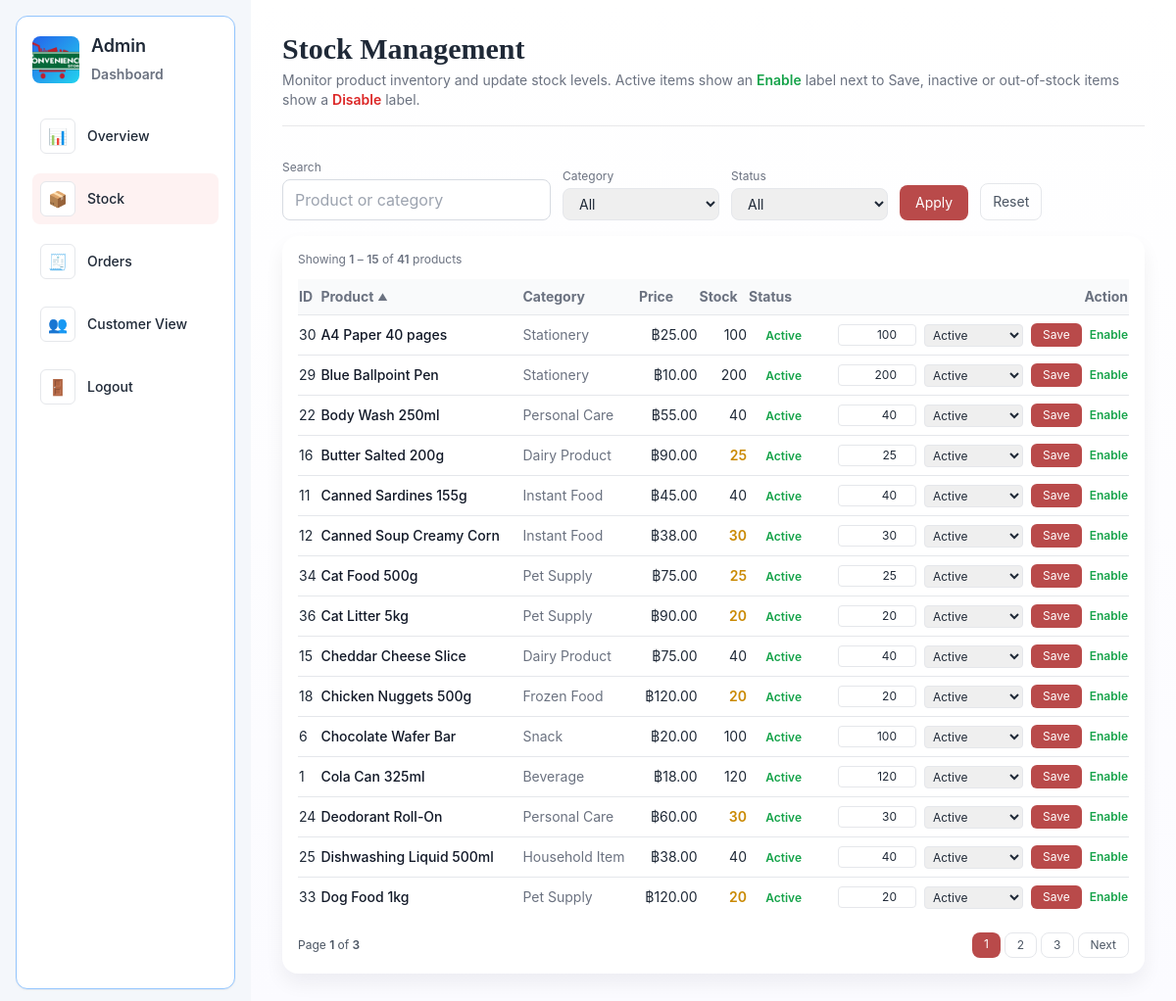
Page /database-Project-convenience-store-main/ADMIN_STOCK.php (signed in) on the earlier database version.
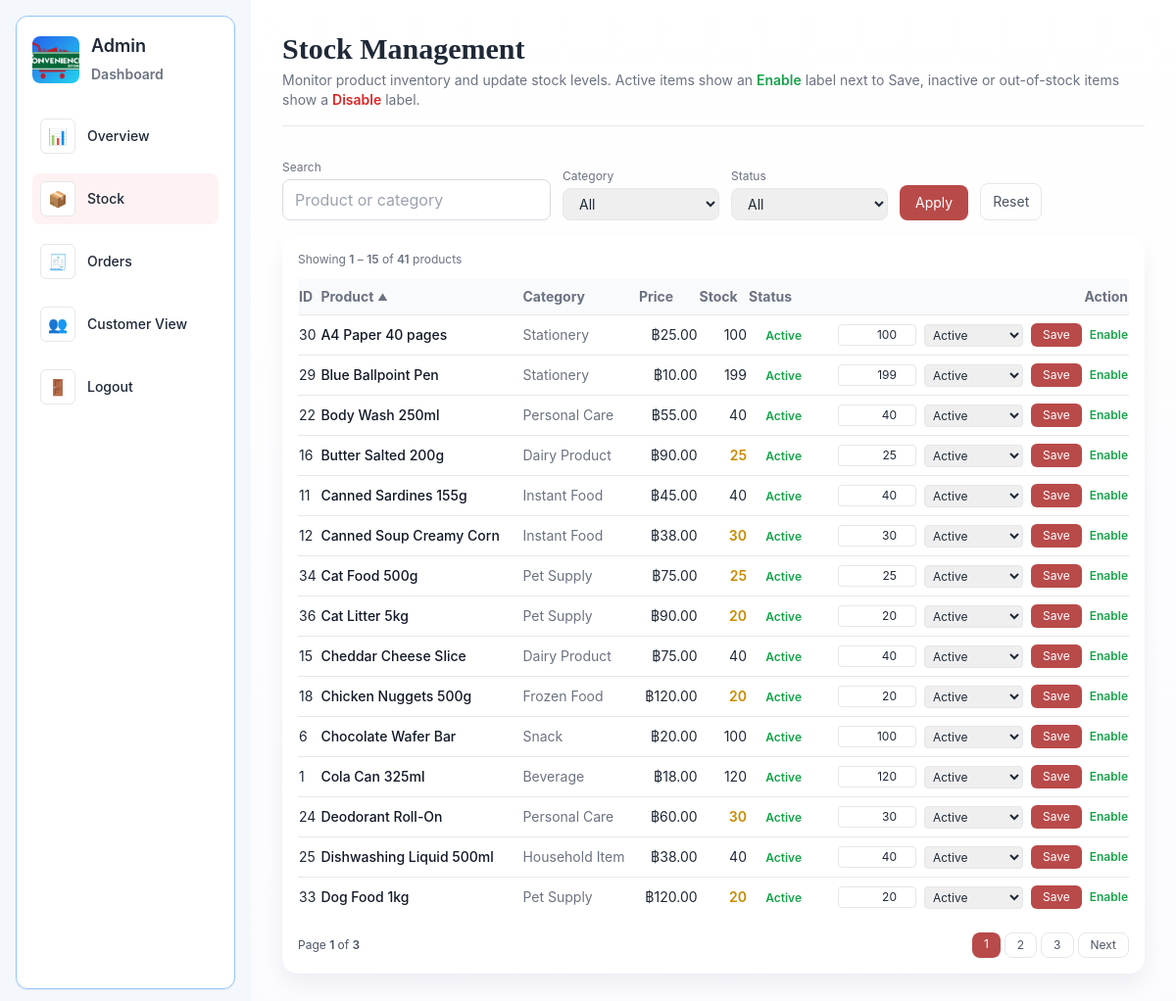
Same page on the later database version.
### tables this page shows
CREATE TABLE `products` (
  `product_id` int(11) NOT NULL,
  `product_name` varchar(100) DEFAULT NULL,
  `category` enum('Beverage','Snack','Instant Food','Dairy Product','Frozen Food','Personal Care','Household Item','Stationery','Pet Supply','Other') NOT NULL DEFAULT 'Other',
  `price` decimal(6,2) DEFAULT NULL,
  `stock_qty` int(11) DEFAULT NULL,
  `expiry_date` date DEFAULT NULL,
  `status` enum('Active','Inactive','Out of Stock') NOT NULL DEFAULT 'Active',
  `image_path` varchar(255) DEFAULT NULL
);

### database-Project-convenience-store-main/ADMIN_STOCK.php (the view, shortened to what the changed rows need)
<?php
require_once 'connect.php';
$perPage = 15;
$search   = trim($_GET['search']   ?? '');
$category = trim($_GET['category'] ?? '');
$status   = trim($_GET['status']   ?? '');
$sortKey  = $_GET['sort'] ?? 'name';
$dir      = strtolower($_GET['dir'] ?? 'asc');
$page     = max(1, (int)($_GET['page'] ?? 1));
$dirSql = $dir === 'desc' ? 'DESC' : 'ASC';
$sortMap = [
    'id'       => 'product_id',
    'name'     => 'product_name',
    'category' => 'category',
    'price'    => 'price',
    'stock'    => 'stock_qty',
    'status'   => 'status'
];
$orderBy = $sortMap[$sortKey] ?? $sortMap['name'];
$whereParts = [];
$types  = '';
$params = [];
$whereParts[] = '1=1';
$whereSql = implode(' AND ', $whereParts);
$offset = ($page - 1) * $perPage;
$products = [];
$sql = "
    SELECT product_id, product_name, category, price, stock_qty, status
    FROM products
    WHERE $whereSql
    ORDER BY $orderBy $dirSql
    LIMIT ?, ?
";
$stmt = $mysqli->prepare($sql);
if ($stmt) {
    $typesPage  = $types . 'ii';
    $paramsPage = $params;
    $paramsPage[] = $offset;
    $paramsPage[] = $perPage;
    if ($typesPage !== '') {
        $stmt->bind_param($typesPage, ...$paramsPage);
    }
    $stmt->execute();
    $res = $stmt->get_result();
    while ($row = $res->fetch_assoc()) {
        $products[] = $row;
    }
}
$baseParams = [
    'search'   => $search,
    'category' => $category,
    'status'   => $status
];
$statusOptions = ['Active', 'Inactive', 'Out of Stock'];
?>
<!DOCTYPE html>
<html lang="en">
<head>
    <link rel="stylesheet" href="css/style.css">
    <script src="https://cdn.tailwindcss.com"></script>
</head>
<body class="min-h-screen bg-soft text-gray-800">
<div class="flex min-h-screen">
    <div class="flex-1 p-8">
        <div class="max-w-screen-xl mx-auto">
            <div class="mb-6">
                <h1 class="text-3xl font-bold" style="font-family: 'PT Serif'">Stock Management</h1>
            </div>
            <div class="bg-white rounded-2xl shadow-card p-4">
                <table class="w-full text-sm">
                    <thead class="border-b text-gray-500 bg-gray-50">
                    <tr>
                        <?php
                        function sortLink($label, $key, $currentKey, $currentDir, $baseParams) {
                            $nextDir = ($currentKey === $key && $currentDir === 'asc') ? 'desc' : 'asc';
                            $params  = array_merge($baseParams, [
                                'sort' => $key,
                                'dir'  => $nextDir,
                                'page' => 1
                            ]);
                            $qs    = http_build_query($params);
                            $arrow = '';
                            if ($currentKey === $key) {
                                $arrow = $currentDir === 'asc' ? '▲' : '▼';
                            }
                            return '<a href="ADMIN_STOCK.php?' . $qs . '" class="flex items-center gap-1">'
                                 . htmlspecialchars($label) . ' <span class="text-[10px]">'
                                 . $arrow . '</span></a>';
                        }
                        ?>
                        <th class="py-2 text-left"><?= sortLink('ID', 'id', $sortKey, $dir, $baseParams) ?></th>
                        <th class="py-2 text-left"><?= sortLink('Product', 'name', $sortKey, $dir, $baseParams) ?></th>
                        <th class="py-2 text-left"><?= sortLink('Category', 'category', $sortKey, $dir, $baseParams) ?></th>
                        <th class="py-2 text-right"><?= sortLink('Price', 'price', $sortKey, $dir, $baseParams) ?></th>
                        <th class="py-2 text-right"><?= sortLink('Stock', 'stock', $sortKey, $dir, $baseParams) ?></th>
                        <th class="py-2 text-right"><?= sortLink('Status', 'status', $sortKey, $dir, $baseParams) ?></th>
                        <th class="py-2 text-right">Action</th>
                    </tr>
                    </thead>
                    <tbody>
                    <?php if (empty($products)): ?>
                        <tr>
                            <td colspan="7" class="py-4 text-center text-gray-400">
                                No products match your filters.
                            </td>
                        </tr>
                    <?php else: ?>
                        <?php foreach ($products as $p): ?>
                            <?php
                            $qty = (int)$p['stock_qty'];
                            if ($qty <= 10) {
                                $qtyClass = 'text-red-600 font-semibold';
                            } elseif ($qty <= 30) {
                                $qtyClass = 'text-yellow-600 font-semibold';
                            } else {
                                $qtyClass = 'text-gray-800';
                            }
                            $isInactiveRow = (
                                $p['status'] === 'Inactive' ||
                                $p['status'] === 'Out of Stock'
                            );
                            $rowExtra  = $isInactiveRow ? 'opacity-70' : '';
                            $nameClass = $isInactiveRow ? 'text-gray-400 line-through' : 'text-gray-900';
                            if ($p['status'] === 'Active') {
                                $statusText  = 'Active';
                                $statusClass = 'text-green-600 font-semibold text-xs';
                            } elseif ($p['status'] === 'Out of Stock') {
                                $statusText  = 'Out of Stock';
                                $statusClass = 'text-red-600 font-semibold text-xs';
                            } else {
                                $statusText  = 'Inactive';
                                $statusClass = 'text-gray-500 font-semibold text-xs';
                            }
                            if ($p['status'] === 'Active' && $qty > 0) {
                                $actionLabel      = 'Enable';
                                $actionLabelClass = 'text-green-600 font-semibold text-xs';
                            } else {
                                $actionLabel      = 'Disable';
                                $actionLabelClass = 'text-red-600 font-semibold text-xs';
                            }
                            ?>
                            <tr class="border-b last:border-0 hover:bg-gray-50 transition <?= $rowExtra ?>">
                                <td class="py-2"><?= $p['product_id'] ?></td>
                                <td class="py-2 font-medium <?= $nameClass ?>">
                                    <?= htmlspecialchars($p['product_name']) ?>
                                </td>
                                <td class="py-2 text-gray-500"><?= htmlspecialchars($p['category']) ?></td>
                                <td class="py-2 text-right">฿<?= number_format($p['price'], 2) ?></td>
                                <td class="py-2 text-right <?= $qtyClass ?>"><?= $qty ?></td>
                                <td class="py-2 text-right">
                                    <span class="<?= $statusClass ?>"><?= $statusText ?></span>
                                </td>
                                <td class="py-2 text-right">
                                    <form method="post" class="flex items-center justify-end gap-2">
                                        <input type="number"
                                               name="stock_qty"
                                               class="w-20 border rounded px-1 py-0.5 text-right text-xs"
                                               min="0"
                                               value="<?= $qty ?>">
                                        <select name="status" class="border rounded px-1 py-0.5 text-xs">
                                            <?php foreach ($statusOptions as $opt): ?>
                                                <option value="<?= $opt ?>" <?= $opt === $p['status'] ? 'selected' : '' ?>>
                                                    <?= $opt ?>
                                                </option>
                                            <?php endforeach; ?>
                                        </select>
                                        <button type="submit"
                                                name="action"
                                                value="update_stock"
                                                class="px-3 py-1 text-xs rounded-md bg-primary text-white hover:bg-accent transition">
                                            Save
                                        </button>
                                        <span class="<?= $actionLabelClass ?>">
                                            <?= $actionLabel ?>
                                        </span>
                                    </form>
                                </td>
                            </tr>
                        <?php endforeach; ?>
                    <?php endif; ?>
                    </tbody>
                </table>
            </div>
        </div>
    </div>
</div>
</body>
</html>

Differences in the rows shown:
changed products "Blue Ballpoint Pen": stock_qty "200" → "199"
